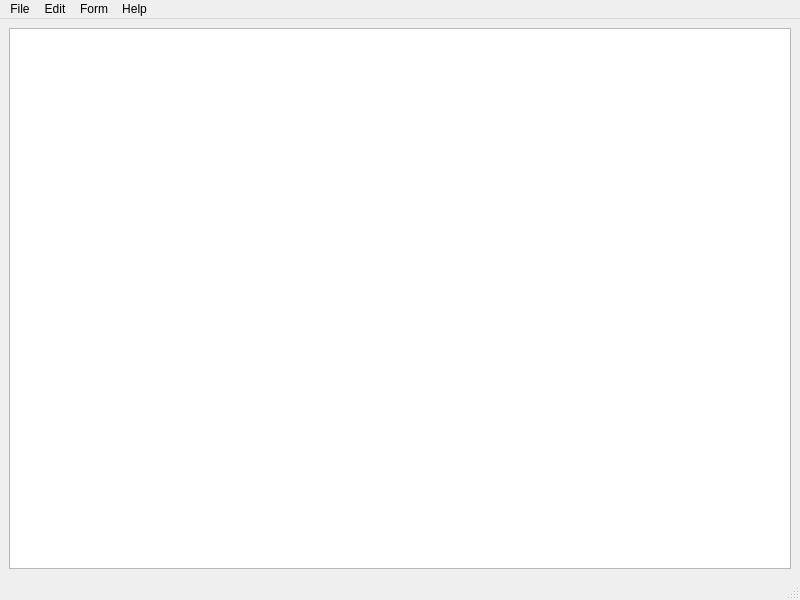
<?xml version="1.0" encoding="UTF-8"?>
<ui version="4.0">
 <class>MainWindow</class>
 <widget class="QMainWindow" name="MainWindow">
  <property name="geometry">
   <rect>
    <x>0</x>
    <y>0</y>
    <width>800</width>
    <height>600</height>
   </rect>
  </property>
  <property name="windowTitle">
   <string>MainWindow</string>
  </property>
  <widget class="QWidget" name="centralwidget">
   <layout class="QVBoxLayout" name="verticalLayout">
    <item>
     <widget class="QPlainTextEdit" name="plain_te">
      <property name="sizePolicy">
       <sizepolicy hsizetype="Preferred" vsizetype="Preferred">
        <horstretch>0</horstretch>
        <verstretch>0</verstretch>
       </sizepolicy>
      </property>
     </widget>
    </item>
   </layout>
  </widget>
  <widget class="QMenuBar" name="menubar">
   <property name="geometry">
    <rect>
     <x>0</x>
     <y>0</y>
     <width>800</width>
     <height>21</height>
    </rect>
   </property>
   <widget class="QMenu" name="menuFile">
    <property name="title">
     <string>File</string>
    </property>
    <addaction name="actionNew"/>
    <addaction name="actionOpen"/>
    <addaction name="actionSave"/>
    <addaction name="actionsave_as"/>
    <addaction name="separator"/>
    <addaction name="actionExit"/>
   </widget>
   <widget class="QMenu" name="menuUn_do">
    <property name="title">
     <string>Edit</string>
    </property>
    <addaction name="separator"/>
    <addaction name="actionCat"/>
    <addaction name="separator"/>
    <addaction name="actionCut"/>
    <addaction name="actionCopy"/>
    <addaction name="actionPaste"/>
    <addaction name="actionDelete"/>
    <addaction name="separator"/>
    <addaction name="actionSelect_all"/>
   </widget>
   <widget class="QMenu" name="menuForm">
    <property name="title">
     <string>Form</string>
    </property>
    <addaction name="actionFont"/>
   </widget>
   <widget class="QMenu" name="menuHelp">
    <property name="title">
     <string>Help</string>
    </property>
    <addaction name="actionAbout"/>
   </widget>
   <addaction name="menuFile"/>
   <addaction name="menuUn_do"/>
   <addaction name="menuForm"/>
   <addaction name="menuHelp"/>
  </widget>
  <widget class="QStatusBar" name="statusbar"/>
  <action name="actionNew">
   <property name="text">
    <string>New</string>
   </property>
  </action>
  <action name="actionOpen">
   <property name="text">
    <string>Open...</string>
   </property>
  </action>
  <action name="actionSave">
   <property name="text">
    <string>Save</string>
   </property>
  </action>
  <action name="action">
   <property name="text">
    <string>-</string>
   </property>
  </action>
  <action name="actionsave_as">
   <property name="text">
    <string>save_as...</string>
   </property>
  </action>
  <action name="actionExit">
   <property name="text">
    <string>Exit</string>
   </property>
  </action>
  <action name="actionCat">
   <property name="text">
    <string>Un do</string>
   </property>
  </action>
  <action name="actionCut">
   <property name="text">
    <string>Cut</string>
   </property>
  </action>
  <action name="actionCopy">
   <property name="text">
    <string>Copy</string>
   </property>
  </action>
  <action name="actionPaste">
   <property name="text">
    <string>Paste</string>
   </property>
  </action>
  <action name="actionDelete">
   <property name="text">
    <string>Delete</string>
   </property>
  </action>
  <action name="actionSelect_all">
   <property name="text">
    <string>Select all</string>
   </property>
  </action>
  <action name="actionFont">
   <property name="text">
    <string>Font</string>
   </property>
  </action>
  <action name="actionAbout">
   <property name="text">
    <string>About...</string>
   </property>
  </action>
 </widget>
 <resources/>
 <connections/>
</ui>
